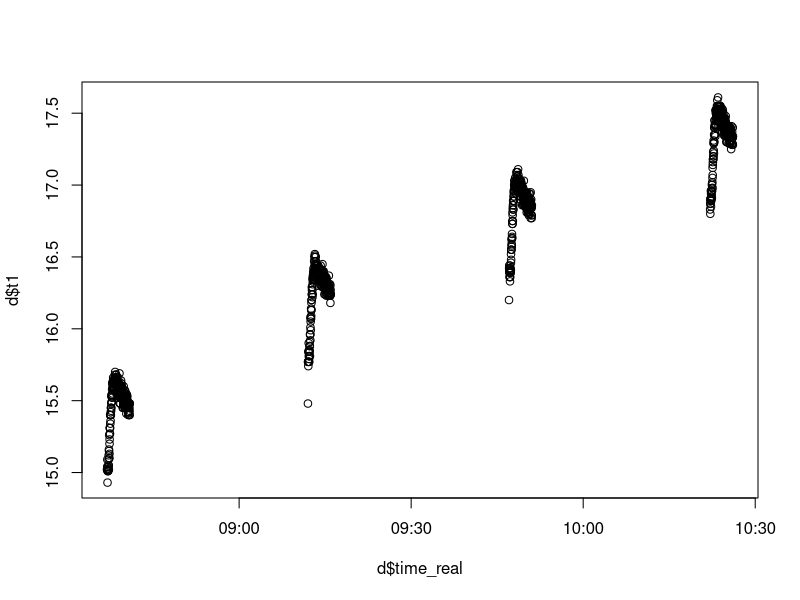
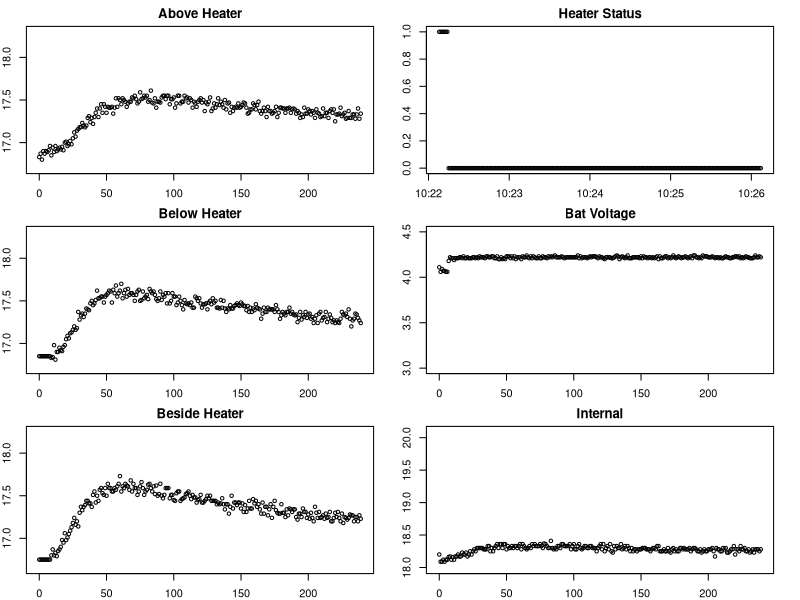
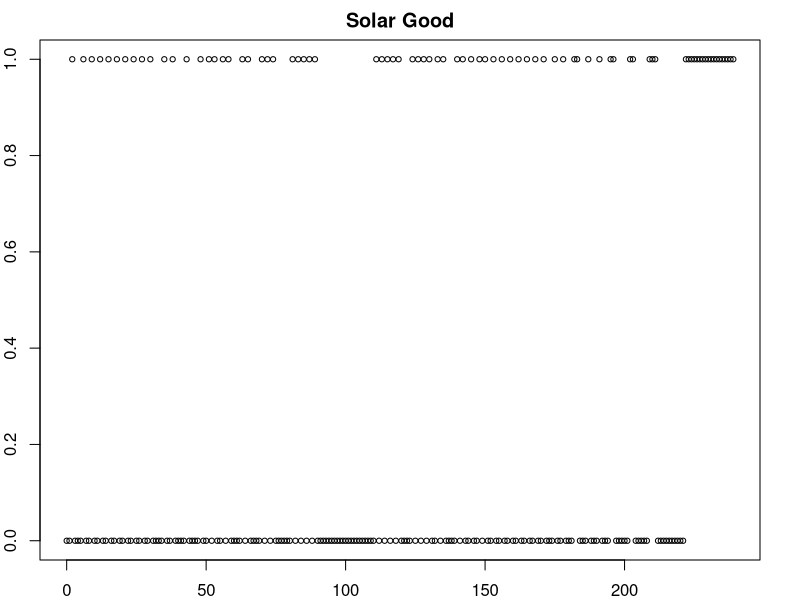
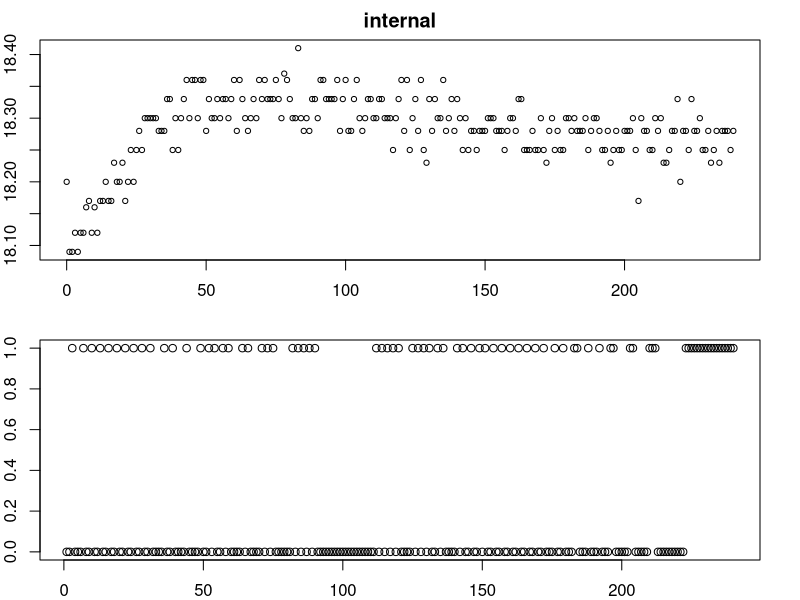

Generate these figures, in order, with R: (Note: this script raises an error after producing the figures.)
setwd("~/Documents/Projects/UAF/sap-flux/data/2017-04-20 Local Testing (inside(dough))/")
d = data.frame(read.csv("100_5 copy.csv"))
names(d) <- c("id", "time", "t1", "t2", "t3", "internal", "batV", "heater", "solar", "count")
d$time_real = as.POSIXct(d$time, origin="1970-01-01", tz = "GMT") #Convert time to POSIX
#"America/Anchorage"
plot(d$t1~d$time_real)

dateTime1 <- strptime("10:00 2017/4/21", format="%H:%M %Y/%m/%d", tz="GMT")
dateTime2 <- strptime("10:30 2017/4/21", format="%H:%M %Y/%m/%d", tz="GMT")
sub <- d[d$time_real < dateTime2 & d$time_real > dateTime1, ]

subStart = sub[1,2]
sub$time = sub$time - subStart
min = min(sub$t1) - 0.1
max = min + 20

par(mfrow=c(3,2),mar=c(2, 2, 2, 2))
plot(sub$t1~sub$time, type='p', pch=1, cex=0.7, ylim=c(min(sub$t1) - 0.1, min(sub$t1) + 1.5), main="Above Heater")
plot(sub$heater~sub$time_real, type='p', pch=1, cex=0.7, ylim=c(0,1), main="Heater Status")
plot(sub$t3~sub$time, type='p', pch=1, cex=0.7, ylim=c(min(sub$t3) - 0.1, min(sub$t3) + 1.5), main="Below Heater")
plot(sub$batV~sub$time, type='p', pch=1, cex=0.7, ylim=c(3, 4.5), main="Bat Voltage")
plot(sub$t2~sub$time, type='p', pch=1, cex=0.7, ylim=c(min(sub$t2) - 0.1, min(sub$t2) + 1.5), main="Beside Heater")
plot(sub$internal~sub$time, type='p', pch=1, cex=0.7, ylim=c(min(sub$internal) - 0.1, min(sub$internal) + 2), main="Internal")

par(mfrow=c(1,1), mar=c(2,2,2,2))
plot(sub$solar~sub$time, type='p', pch=1, cex=0.7, ylim=c(0,1), main="Solar Good")

mean(sub$solar)

par(mfrow=c(2,1), mar=c(2,2,2,2))
plot(sub$internal~sub$time, type='p', pch=1, cex=0.7, main="internal")
plot(sub$solar)


par(mfrow=c(1,1))
plot(sub$t_int~sub$time, type='p', pch=1, cex=0.7, ylim=c(min(sub$t_int) - 0.1, min(sub$t_int) + 1), main="Internal Temp")

par(mfrow=c(1,1))
plot(d$t1~d$time_real)
plot(d$t2~d$time_real)
plot(d$t3~d$time_real)
plot(d$t_int~d$time_real)
plot(d$cnt~d$time_real)
plot(d$batV~d$time_real, ylim=c(0, 4.2))
min(d$batV)
